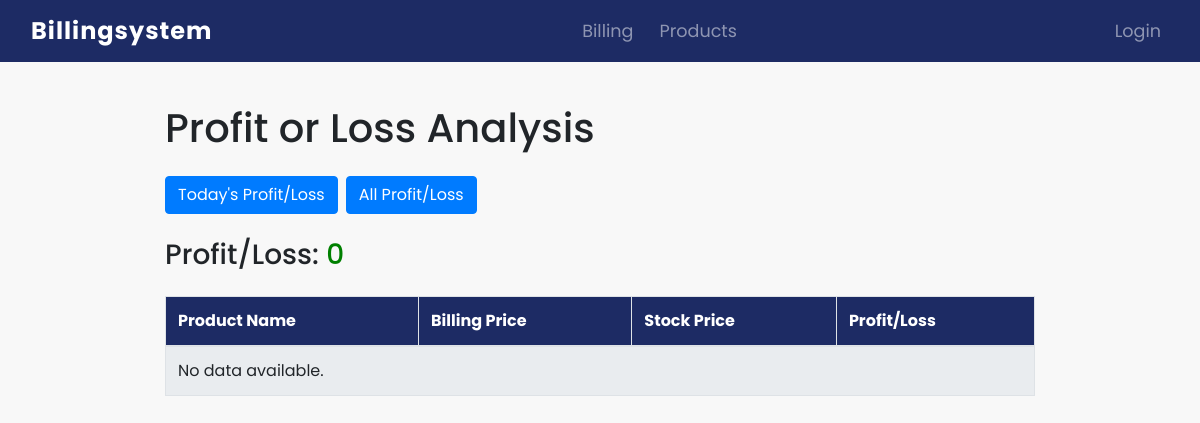
The page /profit_loss_today/ on the database as committed earlier.
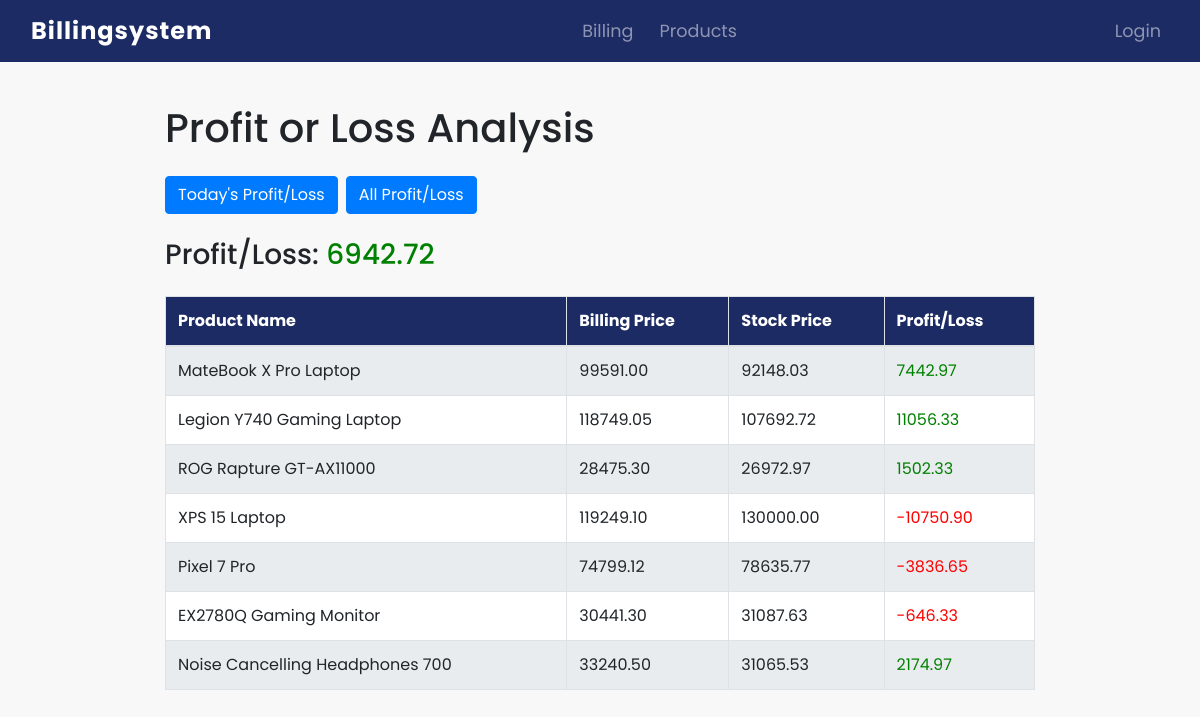
The same page on the database as committed later.
### billingsystemapp/models.py (models this page shows, shortened)
class Product(models.Model):
    product_id = models.AutoField(primary_key=True)
    product_name = models.CharField(max_length=200)
    brand = models.CharField(max_length=200, null=True)
    price = models.DecimalField(max_digits=10, decimal_places=2)
    discount=models.DecimalField(max_digits=10, decimal_places=2,default=0.00)
    quantity = models.IntegerField()
    manufacturingdate = models.DateField(null=True)
    category = models.ForeignKey(Category, on_delete=models.CASCADE)
    from datetime import date

class Billing(models.Model):
    id = models.AutoField(primary_key=True)
    sale_number = models.UUIDField(default=uuid.uuid4, editable=False)
    product_id = models.ForeignKey(Product, on_delete=models.CASCADE)
    quantity = models.PositiveIntegerField()
    price = models.DecimalField(max_digits=10, decimal_places=2)
    purchasetime = models.DateTimeField(null=True)
    customer_name = models.CharField(max_length=200,null=True)
    customer_address = models.CharField(max_length=200,null=True)
    customer_phone = models.PositiveIntegerField(null=True)
    payment_method =models.CharField(max_length=200,null=True)
    class Meta:
        unique_together = ('sale_number', 'product_id')

class stock(models.Model):
    stock_id = models.AutoField(primary_key=True)
    product_name = models.ForeignKey(Product, on_delete=models.CASCADE)
    category = models.ForeignKey(Category, on_delete=models.CASCADE)
    stock =models.PositiveIntegerField()
    price = models.DecimalField(max_digits=10,decimal_places=2)

### billingsystemapp/views.py (the view)
# urls.py: path('profit_loss_today/', views.profit_loss_today, name='profit_loss_today'),
def profit_loss_today(request):
    today = datetime.now().date()
    billings = Billing.objects.filter(purchasetime__date=today).select_related('product_id')
    todays_profit_loss = 0
    profit_loss_details = []
    for billing in billings:
        stock_item = stock.objects.get(product_name=billing.product_id)
        profit_or_loss = (billing.price - stock_item.price) * billing.quantity
        todays_profit_loss += profit_or_loss
        profit_loss_details.append({
            'product': billing.product_id,
            'billing_price': billing.price,
            'stock_price': stock_item.price,
            'profit_or_loss': profit_or_loss
        })
    context = {
        'profit_loss_details': profit_loss_details,
        'profit_loss': todays_profit_loss
    }
    return render(request, 'profit_loss.html', context)

### billingsystemapp/templates/profit_loss.html (shortened to what this page needs)
<!DOCTYPE html>
<html lang="en">
<head>
    <link href="https://stackpath.bootstrapcdn.com/bootstrap/4.5.2/css/bootstrap.min.css" rel="stylesheet">
</head>
<body>
    <nav class="navbar navbar-expand-lg navbar-dark">
        <div class="container-fluid">
            <a id="logo" class="navbar-brand" href="{% url 'billing' %}">Billingsystem</a>
            <div class="collapse navbar-collapse" id="navbarNav">
                <ul class="navbar-nav">
                    <li class="nav-item">
                        <a class="nav-link {% if request.path == '/billing/' %}active{% endif %}" href="{% url 'billing' %}">Billing</a>
                    </li>
                    <li class="nav-item">
                        <a class="nav-link {% if request.path == '/product/' %}active{% endif %}" href="{% url 'product' %}">Products</a>
                    </li>
                </ul>
                <ul class="navbar-nav ml-auto">
                    {% if user.is_authenticated %}
                        <li class="nav-item">
                            <a class="nav-link" href="{% url 'logout' %}">Logout</a>
                        </li>
                    {% else %}
                        <li class="nav-item">
                            <a class="nav-link" href="{% url 'login' %}">Login</a>
                        </li>
                    {% endif %}
                </ul>
            </div>
        </div>
    </nav>
    <div class="container mt-5">
        <h1 class="mb-4">Profit or Loss Analysis</h1>
        <div class="d-flex mb-4">
            <form method="post" action="{% url 'profit_loss_today' %}">
                <button type="submit" class="btn btn-primary mr-2">Today's Profit/Loss</button>
            </form>
            <form method="post" action="{% url 'profit_loss' %}">
                <button type="submit" class="btn btn-primary mr-2">All Profit/Loss</button>
            </form>
        </div>
        <div class="mb-4">
            <h3>Profit/Loss:
                <span class="{% if profit_loss >= 0 %}profit{% else %}loss{% endif %}">
                    {{ profit_loss }}
                </span>
            </h3>
        </div>
        <table class="table table-bordered">
            <thead>
                <tr>
                    <th>Product Name</th>
                    <th>Billing Price</th>
                    <th>Stock Price</th>
                    <th>Profit/Loss</th>
                </tr>
            </thead>
            <tbody>
                {% for detail in profit_loss_details %}
                <tr>
                    <td>{{ detail.product.product_name }}</td>
                    <td>{{ detail.billing_price }}</td>
                    <td>{{ detail.stock_price }}</td>
                    <td>
                        <span class="{% if detail.profit_or_loss >= 0 %}profit{% else %}loss{% endif %}">
                            {{ detail.profit_or_loss }}
                        </span>
                    </td>
                </tr>
                {% empty %}
                <tr>
                    <td colspan="4">No data available.</td>
                </tr>
                {% endfor %}
            </tbody>
        </table>
    </div>
</body>
</html>

Rows that differ between the two databases and show on the page:
now on this page (row edited): Product: product.product_name "MateBook X Pro Laptop", billing_price "99591.00", stock_price "92148.03", profit_or_loss "7442.97"
now on this page (row edited): Product: product.product_name "Legion Y740 Gaming Laptop", billing_price "118749.05", stock_price "107692.72", profit_or_loss "11056.33"
now on this page (row edited): Product: product.product_name "ROG Rapture GT-AX11000", billing_price "28475.30", stock_price "26972.97", profit_or_loss "1502.33"
now on this page (row edited): Product: product.product_name "XPS 15 Laptop", billing_price "119249.10", stock_price "130000.00", profit_or_loss "-10750.90"
now on this page (row edited): Product: product.product_name "Pixel 7 Pro", billing_price "74799.12", stock_price "78635.77", profit_or_loss "-3836.65"
now on this page (row edited): Product: product.product_name "EX2780Q Gaming Monitor", billing_price "30441.30", stock_price "31087.63", profit_or_loss "-646.33"
now on this page (row edited): Product: product.product_name "Noise Cancelling Headphones 700", billing_price "33240.50", stock_price "31065.53", profit_or_loss "2174.97"
Other text that changed with them:
{{ profit_loss }}: "0" → "6942.72"
text no longer shown: "No data available."
